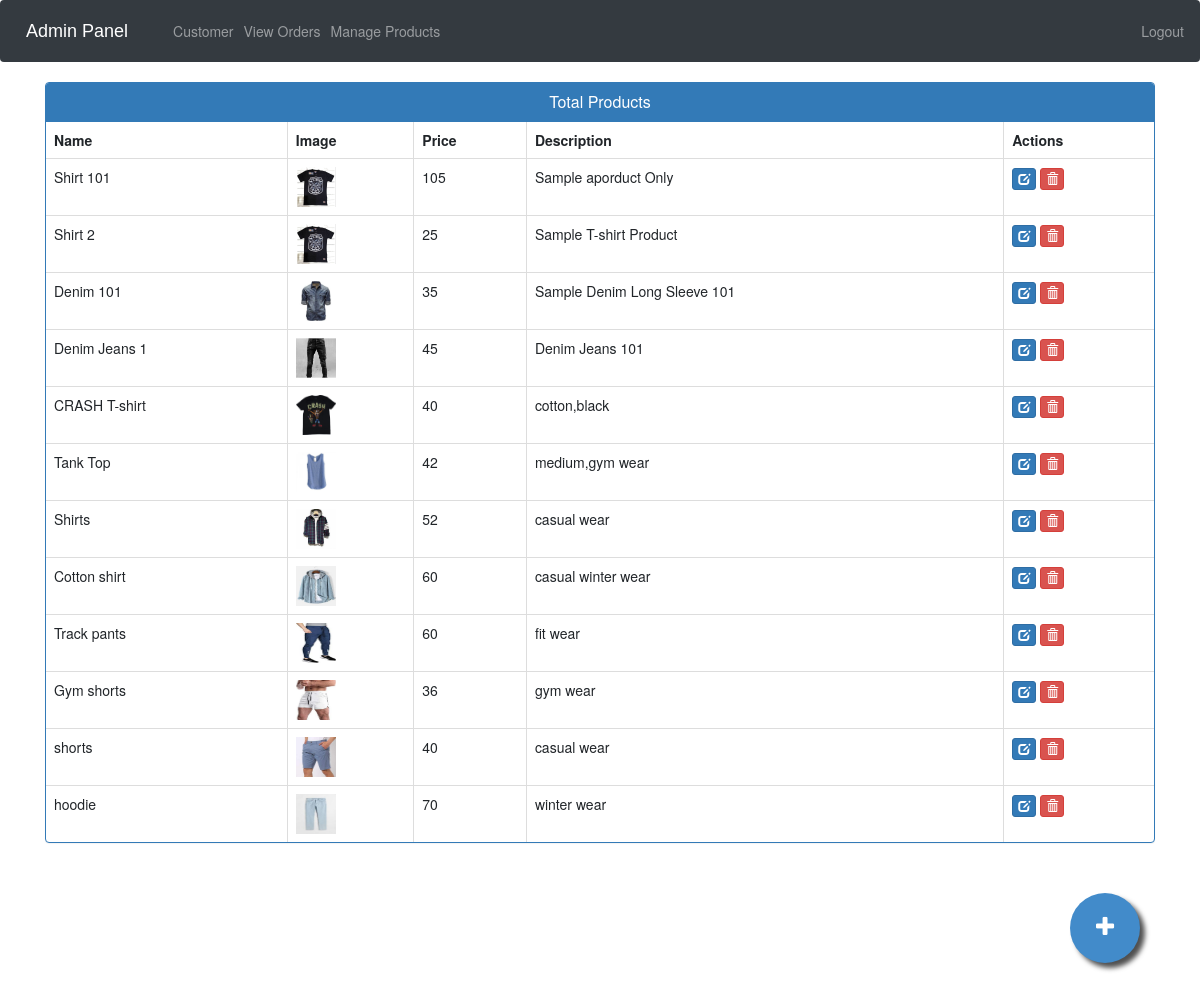
The page /admin-products (signed in) on the database its author committed.
### ecom/models.py (models this page shows, shortened)
class Product(models.Model):
    name=models.CharField(max_length=40)
    product_image= models.ImageField(upload_to='product_image/',null=True,blank=True)
    price = models.PositiveIntegerField()
    description=models.CharField(max_length=40)

### ecom/views.py (the view)
# urls.py: path('admin-products', views.admin_products_view,name='admin-products'),
@login_required(login_url='adminlogin')
def admin_products_view(request):
    products=models.Product.objects.all()
    return render(request,'ecom/admin_products.html',{'products':products})

### templates/ecom/admin_products.html (shortened to what this page needs)
{% extends 'ecom/admin_base.html' %}
{% load static %}
{% block content %}
<head>
  <link href="//netdna.bootstrapcdn.com/bootstrap/3.0.0/css/bootstrap.min.css" rel="stylesheet" id="bootstrap-css">
</head>
<div class="container">
  <div class="panel panel-primary">
    <div class="panel-heading">
      <h6 class="panel-title">Total Products</h6>
    </div>
    <table class="table table-hover table-bordered" id="dev-table">
      <thead>
        <tr>
          <th>Name</th>
          <th>Image</th>
          <th>Price</th>
          <th>Description</th>
          <th>Actions</th>
        </tr>
      </thead>
      {% for p in products %}
  {% if p %}
      <tr>
        <td> {{p.name}}</td>
        <td> <img src="{% static p.product_image.url %}" alt="Profile Pic" height="40px" width="40px" /></td>
        <td>{{p.price}}</td>
        <td>{{p.description}}</td>
        <td><a class="btn btn-primary btn-xs" href="{% url 'update-product' p.id  %}"><span class="glyphicon glyphicon-edit"></span></a>
          <a class="btn btn-danger btn-xs" href="{% url 'delete-product' p.id  %}"><span class="glyphicon glyphicon-trash"></span></a></td>
      </tr>
      {%else%}
      <br><br><br>
      <h1>No Products!!</h1>
      {% endif %}
      {% endfor %}
    </table>
  </div>
</div>
<a href="/admin-add-product" class="float">
<i class="fa fa-plus my-float"></i>
</a>
{% endblock content %}

### templates/ecom/admin_base.html (style rules this page uses)
.fa { font-size: 23px; width: 2em; height: 2em; text-align: center; text-decoration: none; margin: 5px 2px; border-radius: 50%; padding-top: 0.5em; }

### templates/ecom/admin_products.html (style rules this page uses)
a:link { text-decoration: none; }
h6 { text-align: center; }
.float { position:fixed; width:70px; height:70px; bottom:60px; right:60px; background-color:#428bca; color:#FFF; border-radius:50px; text-align:center; box-shadow: 5px 5px 5px #505050; }
.my-float { margin-top:22px; }
.fa { padding: 0em 0.5em; }

### rows shown on the page
Product: name "Shirt 101", product_image (picture), price "105", description "Sample aporduct Only"
Product: name "Shirt 2", product_image (picture), price "25", description "Sample T-shirt Product"
Product: name "Denim 101", product_image (picture), price "35", description "Sample Denim Long Sleeve 101"
Product: name "Denim Jeans 1", product_image (picture), price "45", description "Denim Jeans 101"
Product: name "CRASH T-shirt", product_image (picture), price "40", description "cotton,black"
Product: name "Tank Top", product_image (picture), price "42", description "medium,gym wear"
Product: name "Shirts", product_image (picture), price "52", description "casual wear"
Product: name "Cotton shirt", product_image (picture), price "60", description "casual winter wear"
Product: name "Track pants", product_image (picture), price "60", description "fit wear"
Product: name "Gym shorts", product_image (picture), price "36", description "gym wear"
Product: name "shorts", product_image (picture), price "40", description "casual wear"
Product: name "hoodie", product_image (picture), price "70", description "winter wear"
